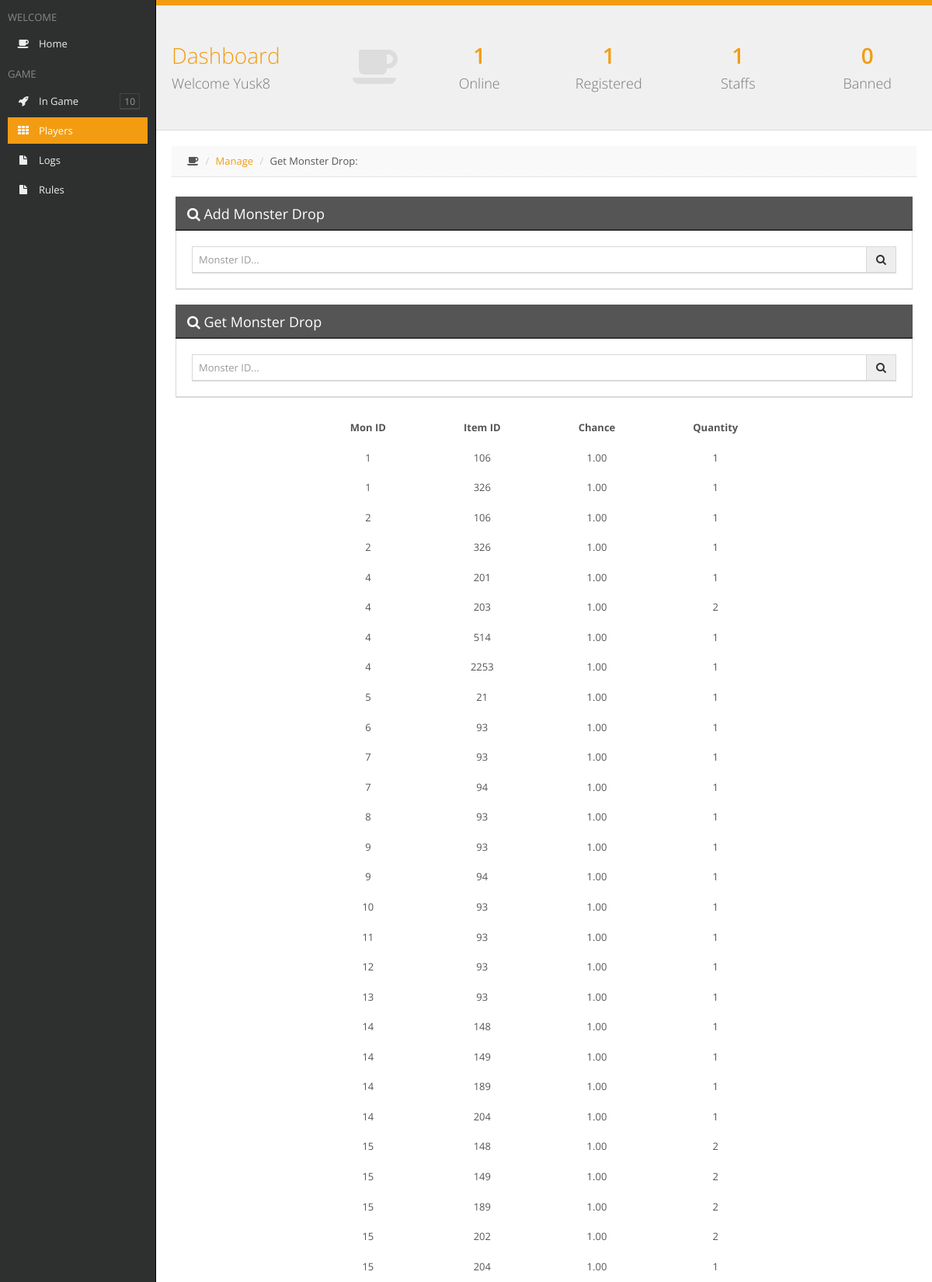
The app's page /Account/Listmondrop.php (signed in, upper part) with its own data.
### tables this page shows
CREATE TABLE `monsters_drops` (
  `MonsterID` int(11) UNSIGNED NOT NULL,
  `ItemID` int(11) UNSIGNED NOT NULL,
  `Chance` decimal(7,2) UNSIGNED NOT NULL DEFAULT '1.00',
  `Quantity` int(11) UNSIGNED NOT NULL DEFAULT '1'
);

### Account/template/css/fonts/config.php (called while the page is built, shortened)
<?php
	$useron = $_SESSION['userlog'];
	$passon = $_SESSION['passlog'];
	if(!(empty($passon))){
		$user = addslashes($useron);
		$pass = addslashes($passon);
		$busca_user = mysql_query("SELECT * FROM users WHERE Name='$user' AND Hash='$pass'");
		$fetch_user = mysql_fetch_array($busca_user);
		$staff = $fetch_user['Staff'];
	$busca_servers = mysql_query("SELECT SUM(Count) FROM servers WHERE Online>0");
	$fetch_servers = mysql_fetch_array($busca_servers);
	$busca_users = mysql_query("SELECT id FROM users");
	$conta_users = mysql_num_rows($busca_users);
	$busca_staff = mysql_query("SELECT id FROM users WHERE Access>=40");
	$conta_staff = mysql_num_rows($busca_staff);
	$busca_ban = mysql_query("SELECT id FROM users WHERE Access<1");
	$conta_ban = mysql_num_rows($busca_ban);
	}
?>

### Account/Listmondrop.php (the view, shortened to what this page needs)
<?php
	if(!(include "template/css/fonts/config.php")){
		die("<center>FATAL ERROR: Arquivo de configuração não encontrado</center>");
	}
?>
<?php if(!(empty($passon)) && ($staff < 2)){ ?>
<html>
	<head>
		<title>Restricted Access</title>
		<link rel="stylesheet" href="template/css/style.css">
		<link rel='stylesheet' id='open-sans-css'  href='//fonts.googleapis.com/css?family=Open+Sans%3A300italic%2C400italic%2C600italic%2C300%2C400%2C600&#038;subset=latin%2Clatin-ext&#038;ver=4.0-alpha' type='text/css' media='all' />
	</head>
	<body>
		<div id="tudo">
			<div>&nbsp </div>
			<div id="conteudo" class="shadow">
				<div style="height: 30px;">&nbsp </div>
				<p><center>Only Administrators have access to the Panel of Monster Drops</center></p>
				<p><a href="../"><center>&raquo Back to Game</center></a></p>
			</div>
		</div>
	</body>
</html>
<?php }else if(!(empty($passon))){ ?>
<!DOCTYPE html>
<html class=" js no-touch">
<head>
	<link rel="stylesheet" href="template/css/bootstrap-1.5.css">
	<link rel="stylesheet" href="template/css/plugins-1.5.css">
	<link rel="stylesheet" href="template/css/main-1.5.css">
	<link rel="stylesheet" href="template/css/themes.css">
</head>
<body class="header-fixed-top sidebar-left-pinned">
<div id="sidebar-left" class="enable-hover">
	<div class="sidebar-content">
		<div class="slimScrollDiv" style="position: relative; overflow: hidden; width: auto; height: 573px;">
			<div class="sidebar-left-scroll" style="overflow: hidden; width: auto; height: 573px;">
				<ul class="sidebar-nav">
					<li><h2 class="sidebar-header">WELCOME</h2></li>
					<li><a href="Index.php"><i class="fa fa-coffee"></i>Home</a></li>
					<li><h2 class="sidebar-header">GAME</h2></li>
					<li><a style="cursor: pointer;" class="menu-link"><i class="fa fa-rocket"></i>In Game</a>
					</li>
					<li><a href="busca.php" class=" active"><i class="fa fa-th"></i>Players</a></li>
					<li><a href="logs.php"><i class="fa fa-file"></i>Logs</a></li>
					<li><a href="rules.php"><i class="fa fa-file"></i>Rules</a></li>
				</ul>
			</div>
		</div>
	</div>
</div>
<div id="page-container" class="full-width">
	<div id="fx-container" class="fx-opacity"><div id="page-content" class="block">
		<div class="block-header">
			<div class="row remove-margin">
				<div class="col-md-4">
					<a href="" class="header-title-link">
						<h1><i class="fa fa-coffee animation-expandUp"></i>Dashboard<br><small>Welcome <?php echo $useron; ?></small></h1>
					</a>
				</div>
				<div class="col-md-8">
					<div class="row">
						<div class="col-sm-6">
							<div class="row">
								<div class="col-xs-6">
									<a href="lista.php?online" class="header-link">
										<h1 class="animation-pullDown">
											<strong><?php echo $fetch_servers[0]; ?></strong><br><small>Online</small>
										</h1>
									</a>
								</div>
								<div class="col-xs-6">
									<a class="header-link">
										<h1 class="animation-pullDown">
											<strong><?php echo $conta_users; ?></strong><br><small>Registered</small>
										</h1>
									</a>
								</div>
							</div>
						</div>
						<div class="col-sm-6">
							<div class="row">
								<div class="col-xs-6">
									<a href="lista.php?staffs" class="header-link">
										<h1 class="animation-pullDown">
											<strong><?php echo $conta_staff; ?></strong><br><small>Staffs</small>
										</h1>
									</a>
								</div>
								<div class="col-xs-6">
									<a href="lista.php?ban" class="header-link">
										<h1 class="animation-pullDown">
											<strong><?php echo $conta_ban; ?></strong><br><small>Banned</small>
										</h1>
									</a>
								</div>
							</div>
						</div>
					</div>
				</div>
			</div>
		</div>
<div id="page-container" class="full-width">
	<div id="fx-container" class="fx-opacity"><div id="page-content" class="block">
		<ul class="breadcrumb breadcrumb-top">
			<li><i class="fa fa-coffee"></i></li>
			<li><a href="Manage.php">Manage</a></li>
			<li>Get Monster Drop: <?php echo $_POST['search-term']; ?></li>
		</ul>
		<div class="row gutter30">
			<div class="block full">
				<div class="block-title">
					<h2><i class="fa fa-search"></i> Add Monster Drop</h2>
				</div>
				<form action="addmondrop.php" method="POST">
					<div class="input-group">
						<input type="text" id="search-term" value="<?php echo addslashes($_POST['add-term']); ?>" name="add-term" class="form-control" placeholder="Monster ID...">
						<span class="input-group-btn">
							<button type="submit" class="btn btn-default"><i class="fa fa-search"></i></button>
						</span>
					</div>
				</form>
			</div>
			<div class="block full">
				<div class="block-title">
					<h2><i class="fa fa-search"></i> Get Monster Drop</h2>
				</div>
				<form action="" method="post">
					<div class="input-group">
						<input type="text" id="search-term" value="<?php echo addslashes($_POST['search-term']); ?>" name="search-term" class="form-control" placeholder="Monster ID...">
						<span class="input-group-btn">
							<button type="submit" class="btn btn-default"><i class="fa fa-search"></i></button>
						</span>
					</div>
				</form>
			</div>
		<table align="center">
		<tr>
			<td style='border: 1px #000; padding: 10px 50px 10px 50px;' align="center"><b>Mon ID</b></td>
			<td style='border: 1px #000; padding: 10px 50px 10px 50px;' align="center"><b>Item ID</b></td>
			<td style='border: 1px #000; padding: 10px 50px 10px 50px;' align="center"><b>Chance</b></td>
			<td style='border: 1px #000; padding: 10px 50px 10px 50px;' align="center"><b>Quantity</b></td>
		</tr>
		<?php
			if(!(isset($_POST['search-term']))){
				$_BS['PorPagina'] = 70;
				$sql = "SELECT COUNT(*) AS total FROM `monsters_drops`";
				$query = mysql_query($sql);
				$total = mysql_result($query, 0, 'total');
				$paginas =  (($total % $_BS['PorPagina']) > 0) ? (int)($total / $_BS['PorPagina']) + 1 : ($total / $_BS['PorPagina']);
				if (isset($_GET['pagina'])) {
					$pagina = (int)$_GET['pagina'];
				} else {
					$pagina = 1;
				}
				$pagina = max(min($paginas, $pagina), 1);
				$inicio = ($pagina - 1) * $_BS['PorPagina'];
				$sql = "SELECT * FROM `monsters_drops` ORDER BY `MonsterID` ASC LIMIT ".$inicio.", ".$_BS['PorPagina'];
				$query = mysql_query($sql);
				while ($resultado = mysql_fetch_assoc($query)) {
					$id = $resultado['MonsterID'];
					$itid = $resultado['ItemID'];
					$chance = $resultado['Chance'];
					$quant = $resultado['Quantity'];
					echo "
						<tr>
							<td style='border: 1px #000; padding: 10px 50px 10px 50px;' align='center'>$id</td>
							<td style='border: 1px #000; padding: 10px 50px 10px 50px;' align='center'>$itid</td>
							<td style='border: 1px #000; padding: 10px 50px 10px 50px;' align='center'>$chance</td>
							<td style='border: 1px #000; padding: 10px 50px 10px 50px;' align='center'>$quant</td>
						</tr>
					";
				}
				echo "</table>";
				if ($total > 0) {
					echo "<br /><br /><center>Other Monsters: ";
					echo "</center>";
				}
			}
		?>
		<br /><br /><br />
		</div>
	</div>
	</div>
</div>
</body>
</html>
<?php }else{ ?>
	<?php include "login.php"; ?>
<?php } ?>

### records on screen
monsters_drops: MonsterID "1", ItemID "106", Chance "1.00", Quantity "1"
monsters_drops: MonsterID "1", ItemID "326", Chance "1.00", Quantity "1"
monsters_drops: MonsterID "2", ItemID "106", Chance "1.00", Quantity "1"
monsters_drops: MonsterID "2", ItemID "326", Chance "1.00", Quantity "1"
monsters_drops: MonsterID "4", ItemID "201", Chance "1.00", Quantity "1"
monsters_drops: MonsterID "4", ItemID "203", Chance "1.00", Quantity "2"
monsters_drops: MonsterID "4", ItemID "514", Chance "1.00", Quantity "1"
monsters_drops: MonsterID "4", ItemID "2253", Chance "1.00", Quantity "1"
monsters_drops: MonsterID "5", ItemID "21", Chance "1.00", Quantity "1"
monsters_drops: MonsterID "6", ItemID "93", Chance "1.00", Quantity "1"
monsters_drops: MonsterID "7", ItemID "93", Chance "1.00", Quantity "1"
monsters_drops: MonsterID "7", ItemID "94", Chance "1.00", Quantity "1"
monsters_drops: MonsterID "8", ItemID "93", Chance "1.00", Quantity "1"
monsters_drops: MonsterID "9", ItemID "93", Chance "1.00", Quantity "1"
monsters_drops: MonsterID "9", ItemID "94", Chance "1.00", Quantity "1"
monsters_drops: MonsterID "10", ItemID "93", Chance "1.00", Quantity "1"
monsters_drops: MonsterID "11", ItemID "93", Chance "1.00", Quantity "1"
monsters_drops: MonsterID "12", ItemID "93", Chance "1.00", Quantity "1"
monsters_drops: MonsterID "13", ItemID "93", Chance "1.00", Quantity "1"
monsters_drops: MonsterID "14", ItemID "148", Chance "1.00", Quantity "1"
monsters_drops: MonsterID "14", ItemID "149", Chance "1.00", Quantity "1"
monsters_drops: MonsterID "14", ItemID "189", Chance "1.00", Quantity "1"
monsters_drops: MonsterID "14", ItemID "204", Chance "1.00", Quantity "1"
monsters_drops: MonsterID "15", ItemID "148", Chance "1.00", Quantity "2"
monsters_drops: MonsterID "15", ItemID "149", Chance "1.00", Quantity "2"
monsters_drops: MonsterID "15", ItemID "189", Chance "1.00", Quantity "2"
monsters_drops: MonsterID "15", ItemID "202", Chance "1.00", Quantity "2"
monsters_drops: MonsterID "15", ItemID "204", Chance "1.00", Quantity "1"

### other values on screen
$useron "Yusk8"
$fetch_servers[0] "1"
$conta_users "1"
$conta_staff "1"
$conta_ban "0"
